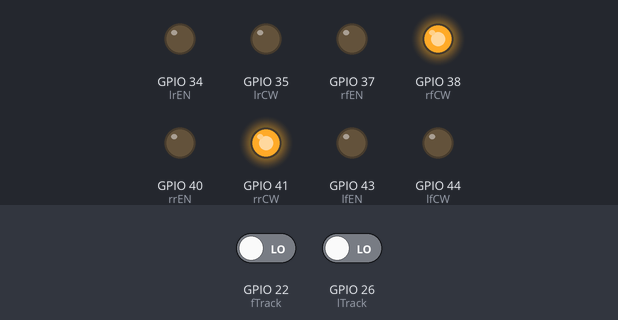
Bench run of a sketch on a simulated ESP32. On the bench: output pins drawn as LEDs (lit = HIGH). Dashed ring = blinking. Inputs (shaded band) come from the test bench; at power-on: GPIO 26 (lTrack) LOW, GPIO 22 (fTrack) LOW. Pins used as bus, display or sensor lines are not drawn.

Above: at 0.8 s.
0.9 s: GPIO 26 (lTrack) driven HIGH
At 2.1 s:
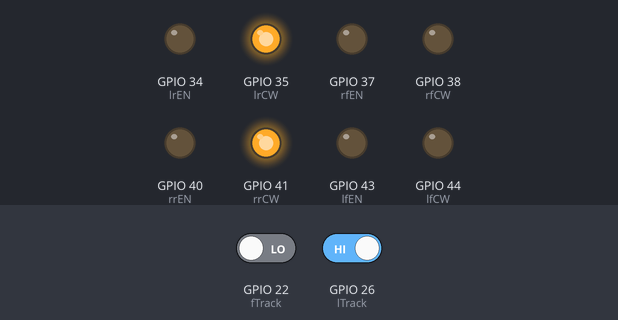
2.4 s: GPIO 26 (lTrack) driven LOW
At 2.87 s:
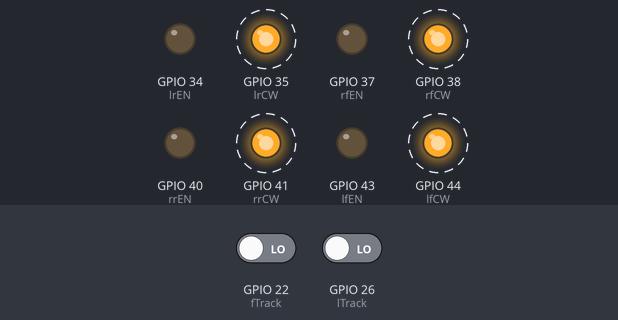
5.4 s: GPIO 22 (fTrack) driven HIGH
At 5.59 s:
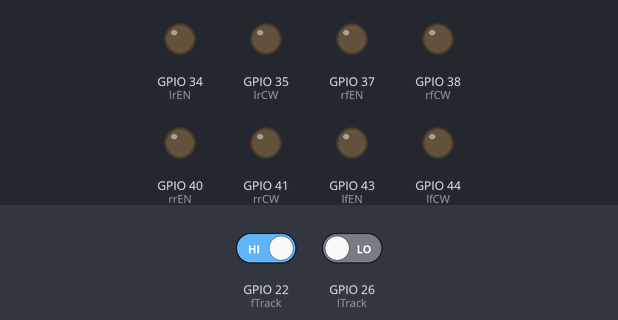
7.2 s: GPIO 22 (fTrack) driven LOW
At 7.46 s:
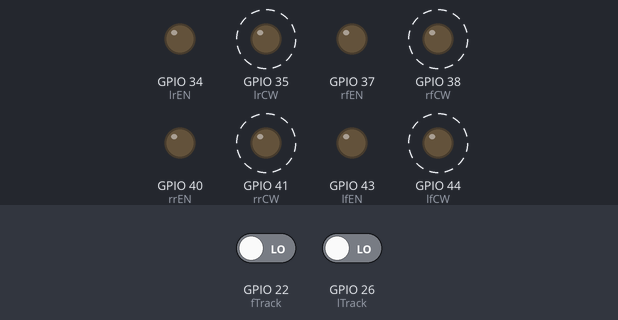
Timing chart, 0 to 11.2 s (numbered marks = the images above; inputs shaded):
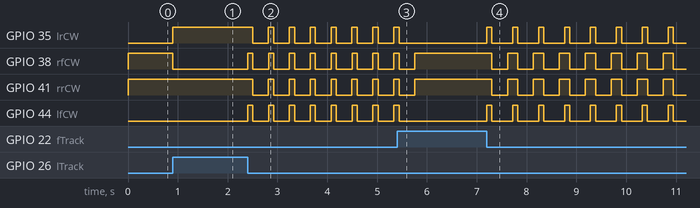

The sketch:

fullTourV1.ino
```cpp
// 左前方的电机 left front
int lfCLK=45;
int lfCW=44;
int lfEN=43;
// 右前方的电机 right front
int rfCLK=39;
int rfCW=38;
int rfEN=37;
// 左后方的电机 left rear
int lrCLK=36;
int lrCW=35;
int lrEN=34;
// 右后方的电机 right rear
int rrCLK=42;
int rrCW=41;
int rrEN=40;

const int fTrack = 22;
//const int fTrack2 = 31;
const int lTrack = 26;
//const int lTrack2 = 29;

void motorMove(int steps)
{
  for(int i = 0; i < steps; i++){
    digitalWrite(rrCLK,HIGH);
    digitalWrite(lrCLK,HIGH);
    digitalWrite(lfCLK,HIGH);
    digitalWrite(rfCLK,HIGH);
    delayMicroseconds(500);
    digitalWrite(rrCLK,LOW);
    digitalWrite(lrCLK,LOW);
    digitalWrite(lfCLK,LOW);
    digitalWrite(rfCLK,LOW);
    delayMicroseconds(500);
  }
}

void moveForward(int steps)
{
  digitalWrite(lfCW, 0);
  digitalWrite(rfCW, 1);
  digitalWrite(lrCW, 0);
  digitalWrite(rrCW, 1);
  motorMove(steps);
}

void moveLeft(int steps)
{
  digitalWrite(lfCW, 0);
  digitalWrite(rfCW, 0);
  digitalWrite(lrCW, 1);
  digitalWrite(rrCW, 1);
  motorMove(steps);
}

void moveRight(int steps)
{
  digitalWrite(lfCW, 1);
  digitalWrite(rfCW, 1);
  digitalWrite(lrCW, 0);
  digitalWrite(rrCW, 0);
  motorMove(steps);
}

void moveBackward(int steps)
{
  digitalWrite(lfCW, 1);
  digitalWrite(rfCW, 0);
  digitalWrite(lrCW, 1);
  digitalWrite(rrCW, 0);
  motorMove(steps);
}

void turnLeft(int steps)
{
  digitalWrite(lfCW, 1);
  digitalWrite(rfCW, 1);
  digitalWrite(lrCW, 1);
  digitalWrite(rrCW, 1);
  motorMove(steps);
}

void turnRight(int steps)
{
  digitalWrite(lfCW, 0);
  digitalWrite(rfCW, 0);
  digitalWrite(lrCW, 0);
  digitalWrite(rrCW, 0);
  motorMove(steps);
}

bool isLeftOnTrack()
{
  return (digitalRead(lTrack) == HIGH);
}

bool isFrontOnTrack()
{
  return (digitalRead(fTrack) == HIGH);
}

void correctLeft()
{
  bool leftOnTrack = isLeftOnTrack();
  if(!leftOnTrack)
  {
    for(int i = 0; i < 50; ++i)
    {
      turnLeft(2);
      if(leftOnTrack = isLeftOnTrack())
        break;
    }
    if(!leftOnTrack)
    {
      for(int i = 0; i < 150; ++i)
      {
        turnRight(2);
        if(leftOnTrack = isLeftOnTrack())
          break;
      }
    }
  }
}

void correctFront()
{
  bool frontOnTrack = isFrontOnTrack();
  if(!frontOnTrack)
  {
    for(int i = 0; i < 50; ++i)
    {
      turnLeft(2);
      if(frontOnTrack = isFrontOnTrack())
        break;
    }
    if(!frontOnTrack)
    {
      for(int i = 0; i < 150; ++i)
      {
        turnRight(2);
        if(frontOnTrack = isFrontOnTrack())
          break;
      }
    }
  }
}

void setup()
{
  // 左前方电机使能
  pinMode(lfCLK,OUTPUT);
  pinMode(lfCW,OUTPUT);
  pinMode(lfEN,OUTPUT);
  digitalWrite(lfEN,LOW);//电机使能

  // 右前方电机使能
  pinMode(rfCLK,OUTPUT);
  pinMode(rfCW,OUTPUT);
  pinMode(rfEN,OUTPUT);
  digitalWrite(rfEN,LOW);//电机使能

  // 右后方电机使能
  pinMode(rrCLK,OUTPUT);
  pinMode(rrCW,OUTPUT);
  pinMode(rrEN,OUTPUT);
  digitalWrite(rrEN,LOW);//电机使能

  // 左后方电机使能
  pinMode(lrCLK,OUTPUT);
  pinMode(lrCW,OUTPUT);
  pinMode(lrEN,OUTPUT);
  digitalWrite(lrEN,LOW);

  // 巡线模块初始化
  pinMode(fTrack, INPUT);
  pinMode(lTrack, INPUT);
//  pinMode(fTrack1, INPUT);
//  pinMode(fTrack2, INPUT);
//  pinMode(lTrack1, INPUT);
//  pinMode(lTrack2, INPUT);

  // 前进，直到左侧位置对准、
  while(!isLeftOnTrack())
    moveForward(2);

  delay(2);

  // 左移，直到前方对准
  while(!isFrontOnTrack())
  {
    moveLeft(2);
    correctLeft();
  }

  delay(2);

  // 前进，直到到达二维码的位置

  for(int i = 0; i < 1000; ++i)
  {
    moveForward(100);
    correctFront();
  }

  // 扫码

  // 后退，到达物料位置

  // 循环三次，每次从物料区到粗加工区，除最后一次外都回来

  // 右移 去扫码

  // 左移 到粗加工区

  // 循环三次 从粗加工区到半成品区 除最后一次外都回来

  // 后退 达到结束区

  // 左移进入结束区
}

void loop()
{

}
```

Measured:
- after the input at 0.9 s, GPIO 35 (lrCW): LOW → HIGH at once; GPIO 38 (rfCW): HIGH → LOW at once
- after the input at 2.4 s, GPIO 35 (lrCW), GPIO 41 (rrCW): alternates HIGH for 0.11 s and LOW for 0.31 s, starting after 0.11 s; GPIO 38 (rfCW), GPIO 44 (lfCW): alternates HIGH for 0.10 s and LOW for 0.31 s, starting at once
- after the input at 5.4 s, GPIO 35 (lrCW), GPIO 44 (lfCW): goes on until 5.4 s, then stays LOW; GPIO 38 (rfCW), GPIO 41 (rrCW): goes on until 5.8 s, then stays HIGH
- after the input at 7.2 s, GPIO 35 (lrCW), GPIO 44 (lfCW): alternates HIGH for 0.10 s and LOW for 0.42 s, starting at once; GPIO 38 (rfCW), GPIO 41 (rrCW): alternates HIGH for 0.21 s and LOW for 0.31 s, starting after 0.10 s
